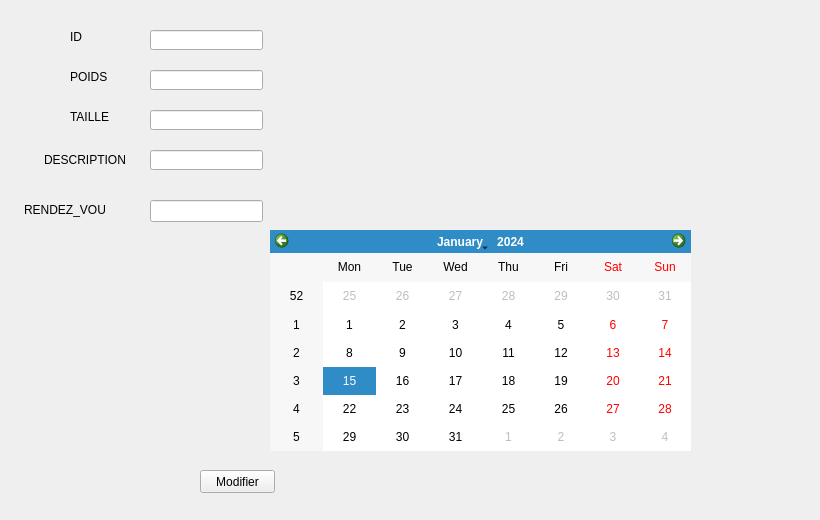
        <widget class="QWidget" name="tab_17">
         <attribute name="title">
          <string>Modifier</string>
         </attribute>
         <widget class="QLabel" name="label_39">
          <property name="geometry">
           <rect>
            <x>70</x>
            <y>110</y>
            <width>47</width>
            <height>13</height>
           </rect>
          </property>
          <property name="text">
           <string>TAILLE</string>
          </property>
         </widget>
         <widget class="QLineEdit" name="R8">
          <property name="geometry">
           <rect>
            <x>150</x>
            <y>70</y>
            <width>113</width>
            <height>20</height>
           </rect>
          </property>
          <property name="text">
           <string/>
          </property>
         </widget>
         <widget class="QLineEdit" name="R10">
          <property name="geometry">
           <rect>
            <x>150</x>
            <y>150</y>
            <width>113</width>
            <height>20</height>
           </rect>
          </property>
          <property name="text">
           <string/>
          </property>
         </widget>
         <widget class="QLabel" name="label_40">
          <property name="geometry">
           <rect>
            <x>70</x>
            <y>30</y>
            <width>47</width>
            <height>13</height>
           </rect>
          </property>
          <property name="text">
           <string>ID</string>
          </property>
         </widget>
         <widget class="QLineEdit" name="R9">
          <property name="geometry">
           <rect>
            <x>150</x>
            <y>110</y>
            <width>113</width>
            <height>20</height>
           </rect>
          </property>
          <property name="text">
           <string/>
          </property>
         </widget>
         <widget class="QLineEdit" name="R7">
          <property name="geometry">
           <rect>
            <x>150</x>
            <y>30</y>
            <width>113</width>
            <height>20</height>
           </rect>
          </property>
          <property name="text">
           <string/>
          </property>
         </widget>
         <widget class="QPushButton" name="pushButton_2">
          <property name="geometry">
           <rect>
            <x>200</x>
            <y>470</y>
            <width>75</width>
            <height>23</height>
           </rect>
          </property>
          <property name="text">
           <string>Modifier</string>
          </property>
         </widget>
         <widget class="QLabel" name="label_41">
          <property name="geometry">
           <rect>
            <x>70</x>
            <y>70</y>
            <width>47</width>
            <height>13</height>
           </rect>
          </property>
          <property name="text">
           <string>POIDS</string>
          </property>
         </widget>
         <widget class="QLabel" name="label_42">
          <property name="geometry">
           <rect>
            <x>44</x>
            <y>150</y>
            <width>81</width>
            <height>20</height>
           </rect>
          </property>
          <property name="text">
           <string>DESCRIPTION</string>
          </property>
         </widget>
         <widget class="QLabel" name="label_4">
          <property name="geometry">
           <rect>
            <x>24</x>
            <y>200</y>
            <width>81</width>
            <height>20</height>
           </rect>
          </property>
          <property name="text">
           <string>RENDEZ_VOUS</string>
          </property>
         </widget>
         <widget class="QLineEdit" name="R11">
          <property name="geometry">
           <rect>
            <x>150</x>
            <y>200</y>
            <width>113</width>
            <height>22</height>
           </rect>
          </property>
         </widget>
         <widget class="QLabel" name="label_58">
          <property name="geometry">
           <rect>
            <x>0</x>
            <y>-10</y>
            <width>811</width>
            <height>511</height>
           </rect>
          </property>
          <property name="text">
           <string/>
          </property>
         </widget>
         <widget class="QCalendarWidget" name="calendarWidget_2">
          <property name="geometry">
           <rect>
            <x>270</x>
            <y>230</y>
            <width>421</width>
            <height>221</height>
           </rect>
          </property>
         </widget>
         <zorder>label_58</zorder>
         <zorder>label_39</zorder>
         <zorder>R8</zorder>
         <zorder>R10</zorder>
         <zorder>label_40</zorder>
         <zorder>R9</zorder>
         <zorder>R7</zorder>
         <zorder>pushButton_2</zorder>
         <zorder>label_41</zorder>
         <zorder>label_42</zorder>
         <zorder>label_4</zorder>
         <zorder>R11</zorder>
         <zorder>calendarWidget_2</zorder>
        </widget>
